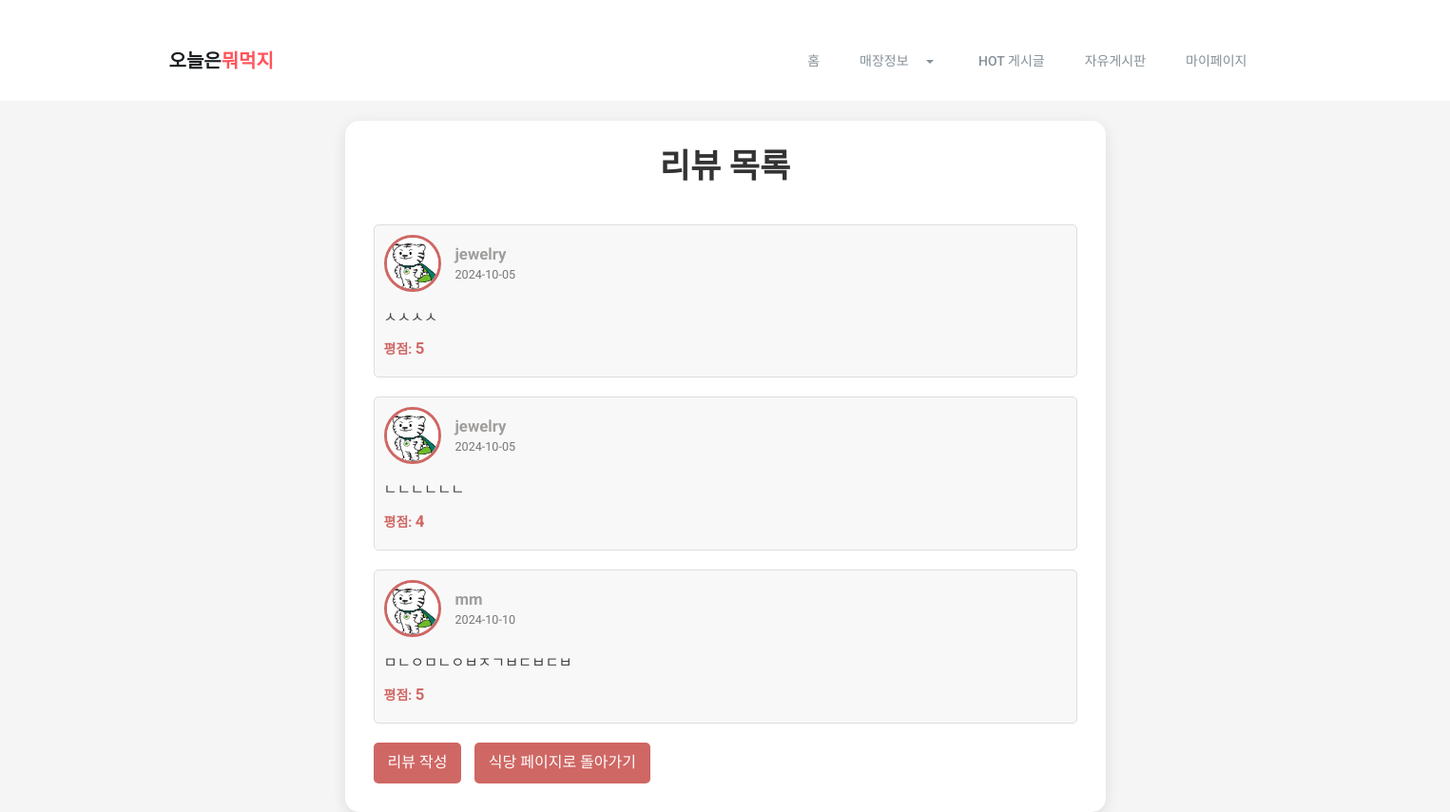
/restaurant/2/reviews/, run on the app's committed database.
### restaurants/models.py (models this page shows, shortened)
class Review(models.Model):
    restaurant = models.ForeignKey('Restaurant', on_delete=models.CASCADE, related_name='reviews')  # 문자열로 참조
    author = models.ForeignKey(User, on_delete=models.CASCADE)
    text = models.TextField()
    created_date = models.DateTimeField(auto_now_add=True)
    rating = models.IntegerField(default=0)

class Profile(models.Model):
    user = models.OneToOneField(User, on_delete=models.CASCADE)
    profile_picture = models.ImageField(upload_to='profile_pictures/', default='default.jpg')

### restaurants/views.py (the view)
# urls.py: path('restaurant/<int:restaurant_id>/reviews/', reviews_view, name='reviews'),
def reviews_view(request, restaurant_id):
    restaurant = get_object_or_404(Restaurant, id=restaurant_id)
    reviews = restaurant.reviews.all()
    return render(request, 'review.html', {'restaurant': restaurant, 'reviews': reviews})

### restaurants/templates/review.html (shortened to what this page needs)
{% extends 'base_generic.html' %}
{% load static %}
{% block content %}
<link rel="stylesheet" href="{% static 'css/style.css' %}">
<div class="content-review">
    <h1 class="review-title">리뷰 목록</h1>
    {% if reviews %}
    <ul class="review-list">
        {% for review in reviews %}
        <li class="review-item">
            <div class="user-info">
                <img src="{{ review.author.profile.profile_picture.url }}" alt="{{ review.author.username }}의 프로필 사진" class="profile-pic">
                <div class="user-details">
                    <strong>{{ review.author }}</strong>
                    <span class="review-date">{{ review.created_date|date:"Y-m-d" }}</span>
                </div>
            </div>
            <p class="review-text">{{ review.text }}</p>
            <p class="review-rating">평점: <strong>{{ review.rating }}</strong></p>
        </li>
        {% endfor %}
    </ul>
    {% else %}
    <p class="no-reviews">작성된 리뷰가 존재하지 않습니다.</p>
    {% endif %}
    <div class="links">
        <a href="{% url 'create_review' restaurant.id %}" class="primary_review">리뷰 작성</a>
        <a href="{% url 'restaurant_view' restaurant.id %}" class="secondary_review">식당 페이지로 돌아가기</a>
    </div>
</div>
{% endblock %}

### staticfiles/css/bootsnav.css (style rules this page uses)
body { -webkit-transition: all 0.3s ease-in-out; -moz-transition: all 0.3s ease-in-out; -o-transition: all 0.3s ease-in-out; -ms-transition: all 0.3s ease-in-out; transition: all 0.3s ease-in-out; }

### staticfiles/css/style.css (style rules this page uses)
* { padding: 0; margin: 0; }
* { -webkit-box-sizing: border-box; -moz-box-sizing: border-box; -o-box-sizing: border-box; -ms-box-sizing: border-box; box-sizing: border-box; }
body { font-family: 'Poppins', sans-serif; font-size: 14px; color: #a09e9c; text-transform: initial; max-width: 1920px; margin: 0 auto; overflow-x: hidden; }
a, a:hover, a:active, a:focus { display: inline-block; text-decoration: none; color: #343a3f; font-size: 16px; padding: 0; font-weight: 500; text-transform: capitalize; }
h1, h2, h3, h4, h5, h6 { margin: 0; color: #343a3f; font-size: 18px; font-weight: 500; text-transform: capitalize; }
p { margin: 0; color: #767f86; font-size: 14px; line-height: 1.8; text-transform: initial; }
img { border: none; max-width: 100%; height: auto; }
ul { padding: 0; margin: 0 auto; list-style: none; }
ul li { list-style: none; }
html, body { height: 100%; }
.user-info { display: flex; align-items: center; margin-right: 15px; }
.profile-pic { width: 40px; height: 40px; border-radius: 50%; margin-right: 10px; }
body { font-family: Arial, sans-serif; background-color: #f5f5f5; margin: 0; padding: 0; }
.content-review { max-width: 800px; margin: 0 auto; padding: 20px; }
.review-list { list-style-type: none; padding: 0; }
.review-list li { margin-bottom: 20px; padding: 10px; border: 1px solid #ddd; border-radius: 5px; }
.review-list li strong { font-size: 1.2em; }
.review-list li p { margin: 5px 0; }
.links { margin-top: 20px; }
.links a { margin-right: 10px; }
h1 { font-size: 32px; font-weight: bold; margin-bottom: 15px; text-align: center; color: #333; padding-bottom: 10px; }

### restaurants/templates/review.html (style rules this page uses)
body { font-family: 'Roboto', sans-serif; }
.content-review { max-width: 800px; margin: 20px auto; padding: 30px; background-color: #ffffff; border-radius: 15px; box-shadow: 0 4px 15px rgba(0, 0, 0, 0.1); }
.review-title { text-align: center; color: #333; margin-bottom: 30px; font-size: 2.5em; font-weight: bold; }
.review-list { list-style: none; padding: 0; }
.review-item { border: 1px solid #ddd; border-radius: 10px; padding: 20px; margin-bottom: 20px; background-color: #f8f8f8; transition: transform 0.3s; }
.user-info { display: flex; align-items: center; margin-bottom: 15px; }
.profile-pic { width: 60px; height: 60px; border-radius: 50%; margin-right: 15px; border: 3px solid #CF6764; }
.user-details { display: flex; flex-direction: column; }
.review-date { color: #777; font-size: 0.9em; }
.review-text { font-size: 1.1em; margin: 10px 0; color: #444; line-height: 1.6; }
.review-rating { font-weight: bold; color: #CF6764; }
.content-review .primary_review { display: inline-block; padding: 10px 15px; border-radius: 5px; text-decoration: none; color: #fff; margin-right: 10px; background-color: #CF6764; border: none; transition: background-color 0.3s; }
.content-review .secondary_review { display: inline-block; padding: 10px 15px; border-radius: 5px; text-decoration: none; color: #fff; margin-right: 10px; background-color: #CF6764; border: none; transition: background-color 0.3s; }

### data on the page
Review: author.profile.profile_picture (placeholder picture), author "jewelry", created_date "2024-10-05", text "ㅅㅅㅅㅅ", rating "5"
Review: author.profile.profile_picture (placeholder picture), author "jewelry", created_date "2024-10-05", text "ㄴㄴㄴㄴㄴㄴ", rating "4"
Review: author.profile.profile_picture (placeholder picture), author "mm", created_date "2024-10-10", text "ㅁㄴㅇㅁㄴㅇㅂㅈㄱㅂㄷㅂㄷㅂ", rating "5"
